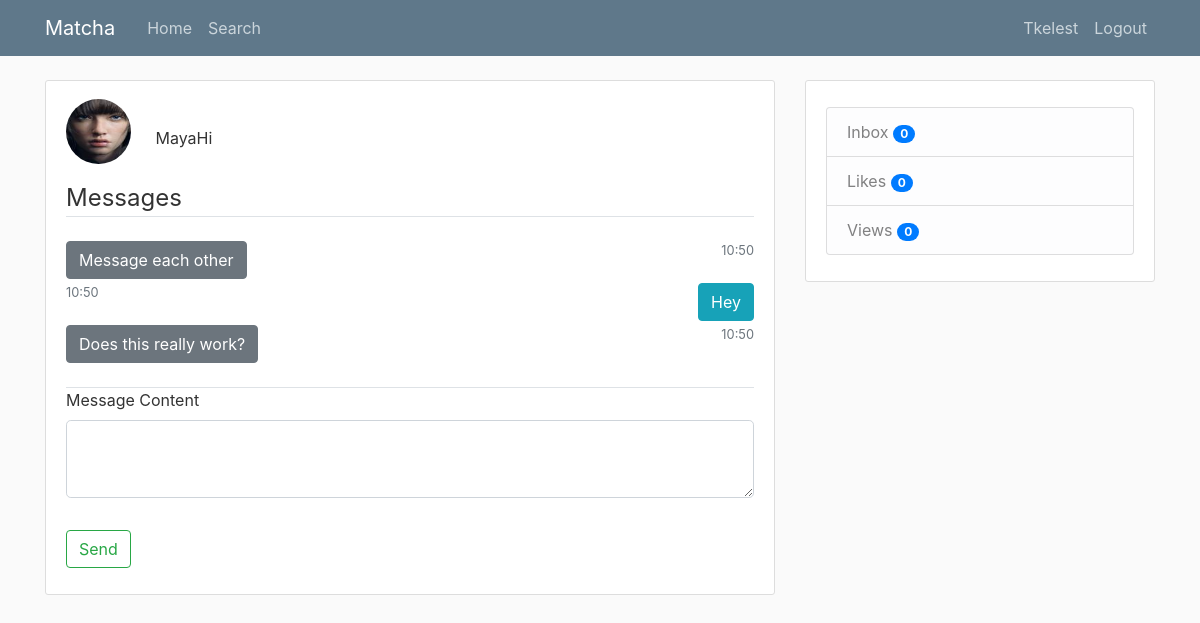
The app's page /messages/2 (signed in), older data.
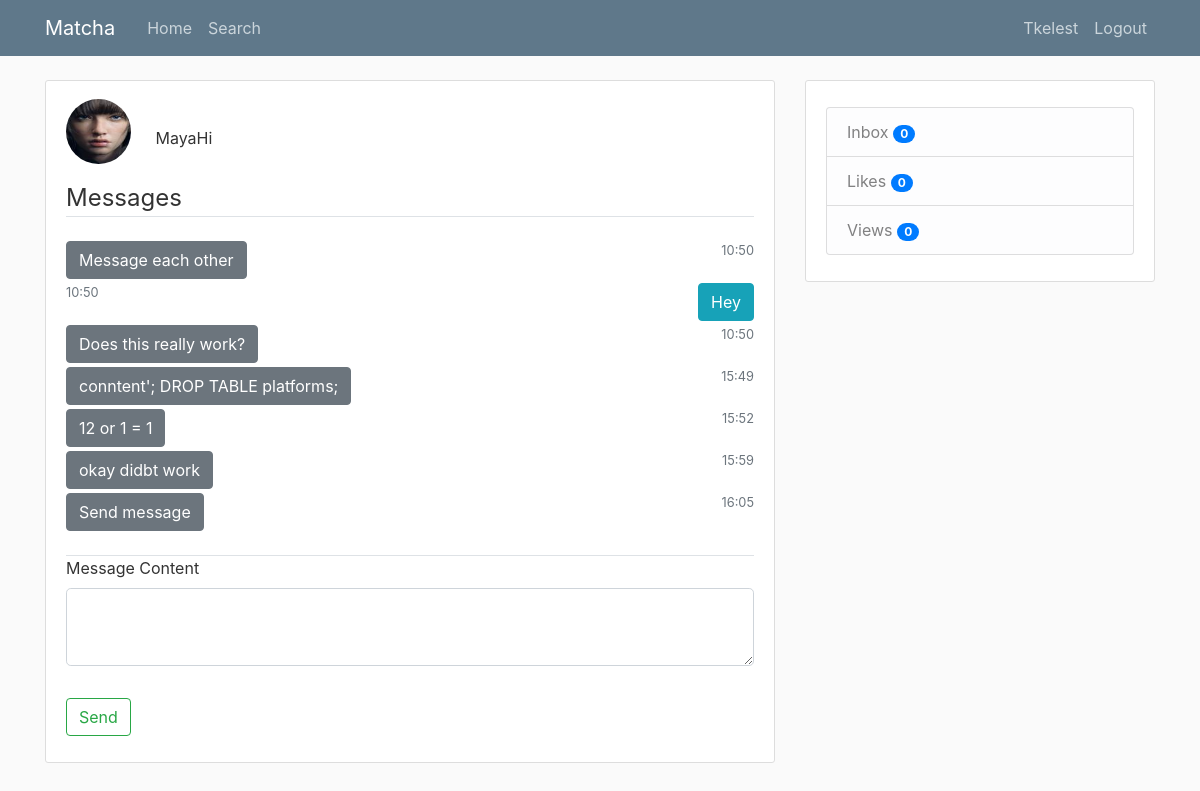
The same page, newer data.
### tables this page shows
CREATE TABLE users (
            user_id INTEGER PRIMARY KEY AUTOINCREMENT,
            firstname TEXT NOT NULL,
            lastname TEXT NOT NULL,
            age INTEGER NOT NULL,
            birthdate TEXT NOT NULL,
            username TEXT NOT NULL,
            email TEXT NOT NULL,
            password TEXT NOT NULL,
            gender TEXT NOT NULL,
            sexual_pref TEXT NULL,
            biography TEXT NULL,
            famerating INTEGER DEFAULT 100,
            image_file_p TEXT DEFAULT "default.jpg",
            image_file_1 TEXT NULL,
            image_file_2 TEXT NULL,
            image_file_3 TEXT NULL,
            image_file_4 TEXT NULL,
            image_file_5 TEXT NULL,
            geo_track TEXT DEFAULT "1",
            location_city TEXT NULL,
            location_region TEXT NULL,
            lat_data INTEGER NULL,
            long_data INTEGER NULL,
            last_seen TEXT NULL,
            authenticated INTEGER DEFAULT 0
            );

CREATE TABLE messages (
            id INTEGER PRIMARY KEY AUTOINCREMENT,
            recipient INTEGER NULL,
            content TEXT NULL,
            date TEXT NULL,
            time TEXT NULL,
            user_id INTEGER NOT NULL,
            FOREIGN KEY (user_id)
                REFERENCES users (user_id) 
            );

### matcha/routes.py (the view, shortened to what this page needs)
@app.route('/messages/<user_id>', methods=['GET', 'POST'])
@login_required
def messages(user_id):
    form = MessagesForm()
    conn = sql.connect('matcha\\users.db')
    cur = conn.cursor()
    if not check_match(conn, cur, user_id, current_user.user_id):
        flash('Unable to access', 'danger')
        return redirect(url_for('home'))
    cur.execute("SELECT * FROM messages WHERE user_id=:currentuser AND recipient=:recipient", {'currentuser': current_user.user_id, 'recipient': user_id})
    messages1 = cur.fetchall()
    cur.execute("SELECT * FROM messages WHERE messages.user_id=:seconduser AND messages.recipient=:currentuser", {'seconduser': user_id, 'currentuser': current_user.user_id})
    messages2 = cur.fetchall()
    print ('messages from clicked user', len(messages2))
    update_message_notification(conn, cur, len(messages2), user_id, current_user.user_id)
    cur.execute("SELECT image_file_p, username, user_id FROM users WHERE user_id=:seconduser", {'seconduser': user_id})
    seconduser_data = cur.fetchone()
    conn.close()
    messages1 = messages1 if messages1 else [(None, None, '. . .', None, '', None)]
    messages2 = messages2 if messages2 else [(None, current_user.user_id, '. . .', None, '', None)]
    messages3 = []
    messages3 = messages1 + messages2
    def getKey(item):
        return item[4]
    messages3 = sorted(messages3, key=getKey)
    return render_template('messages.html', title='Messages', form=form, messages1=messages1, messages2=messages2, seconduser_data=seconduser_data, messages3=messages3)

### matcha/forms.py
class MessagesForm(FlaskForm):
    message_content = TextAreaField('Message Content',
                                    validators=[DataRequired()])
    submit          = SubmitField('Send')

### matcha/dbfunctions.py (called while the page is built)
def check_match(conn, cur, user_id, current_user_id):
    with conn:
        cur.execute("""SELECT * FROM likes WHERE liked_user=:liked_user
                    AND user_id=:user_id""", {'liked_user': current_user_id, 'user_id': user_id})
        liked = cur.fetchone()
        cur.execute("""SELECT * FROM likes WHERE liked_user=:liked_user
                    AND user_id=:user_id""", {'liked_user': user_id, 'user_id': current_user_id})
        likee = cur.fetchone()
    if not liked:
        return (False)
    if not likee:
        return (False)
    if liked[1] == likee[2]:
        return (True)
    else:
        return(False)

def update_message_notification(conn, cur, updated_message, user_id, current_user_id):
    with conn:
        cur.execute("""UPDATE message_notifications SET new_messages=:new_messages
                    WHERE last_seen_user_id=:last_seen_user_id AND user_id=:user_id
                    """, {'new_messages': updated_message, 'last_seen_user_id': user_id, 'user_id': current_user_id})

### matcha/models.py (called while the page is built)
@login_manager.user_loader
def load_user(id):
    conn = sql.connect('matcha\\users.db')
    cur = conn.cursor()
    cur.execute("SELECT * from users where email = (?)", [id])
    userrow = cur.fetchone()
    user = User(userrow[0], userrow[1], userrow[2], userrow[3], userrow[4],
            userrow[5], userrow[6], userrow[7], userrow[8], userrow[9],
            userrow[10], userrow[11], userrow[12], userrow[13], userrow[14],
            userrow[15], userrow[16], userrow[17], userrow[18], userrow[19],
            userrow[20], userrow[21], userrow[22], userrow[23], userrow[24])
    return (user)

### matcha/templates/messages.html (shortened to what this page needs)
{% extends "layout.html" %}
{% block content %}
<div class="content-section">
    <form method="POST" action="">
        <div class="mt-2">
            <img class="rounded-circle account-img-fillers" src="/static/profile_pics/{{ seconduser_data[0] }}">
            {{ seconduser_data[1] }}
        </div>
        <fieldset class="form-group">
            <legend class="border-bottom mb-4">Messages</legend>
            <div class="mb-4">
                {% for message in messages3 %}
                    {% if message[1] != current_user.user_id %}
                    <div class="mb-1 text-left">
                        <button type="button" class="btn btn-secondary">{{ (message[2]) }}</button>
                        <small class="text-muted pull-right">{{ message[4][:-3] }}</small><br>
                    </div>
                    {% else %}
                    <div class="mb-1 text-right">
                        <small class="text-muted pull-left">{{ message[4][:-3] }}</small>
                        <button type="button" class="btn btn-info">{{ message[2] }}</button><br>
                    </div>
                    {% endif %}
                {% endfor %}
            </div>
            <div class="form-group border-top">
                {{ form.message_content.label(class="form-control-label") }}
                {% if form.message_content.errors %}
                {{ form.message_content(class="form-control form-control-lg is-invalid") }}
                <div class="invalid-feedback">
                    {% for error in form.message_content.errors %}
                        <span>{{ error }}</span>
                    {% endfor %}
                </div>
            {% else %}
                {{ form.message_content(class="form-control form-control-lg") }}
            {% endif %}
            </div>
        </fieldset>
        <div class="form-group">
            {{ form.submit(class="btn btn-outline-success") }}
        </div>
    </form>
</div>
{% endblock content %}

### matcha/templates/layout.html (shortened to what this page needs)
<!DOCTYPE html>
<html lang="en">
<head>
    <link rel="stylesheet" href="https://stackpath.bootstrapcdn.com/bootstrap/4.3.1/css/bootstrap.min.css">
    <link rel="stylesheet" type="text/css" href="{{ url_for('static', filename='main.css') }}">
    <link rel="stylesheet" href="https://cdnjs.cloudflare.com/ajax/libs/font-awesome/4.7.0/css/font-awesome.min.css">
</head>
<body>
    <header class="site-header">
        <nav class="navbar navbar-expand-md navbar-dark bg-steel fixed-top">
            <div class="container">
                <a class="navbar-brand mr-4" href="/">Matcha</a>
                <div class="collapse navbar-collapse" id="navbarToggle">
                    <div class="navbar-nav mr-auto">
                        {% if current_user.is_authenticated %}
                        <a class="nav-item nav-link" href="{{ url_for('home') }}">Home</a>
                        <a class="nav-item nav-link" href="{{ url_for('search') }}">Search</a>
                        {% else %}
                        <a class="nav-item nav-link" href="{{ url_for('home') }}">Home</a>
                        <a class="nav-item nav-link" href="{{ url_for('about') }}">About</a>
                        {% endif %}
                    </div>
                    <div class="navbar-nav">
                        {% if current_user.is_authenticated %}
                            <a class="nav-item nav-link" href="{{ url_for('account') }}">{{ current_user.username }}</a>
                            <a class="nav-item nav-link align-middle" href="{{ url_for('logout') }}">Logout</a>
                        {% else %}
                            <a class="nav-item nav-link" href="{{ url_for('register') }}">Register</a>
                            <a class="nav-item nav-link" href="{{ url_for('login') }}">Login</a>
                        {% endif %}
                    </div>
                </div>
            </div>
        </nav>
    </header>
    <main role="main" class="container">
        <div class="row">
            <div class="col-md-8">
                {% block content %}{% endblock %}
            </div>
            {% if current_user.is_authenticated %}
            <div class="col-md-4">
                <div class="content-section">
                    <ul class="list-group mt-3">
                        <a href="{{ url_for('inbox') }}" class="list-group-item list-group-item-light">Inbox
                            <span id="inbox_count" class="badge badge-pill badge-primary"></span>
                        </a>
                        <a href="{{ url_for('likes') }}" class="list-group-item list-group-item-light">Likes
                            {% set new_messages = current_user.age %}
                            <span id="likes_count" class="badge badge-pill badge-primary"></span>
                        </a>
                        <a href="{{ url_for('views') }}" class="list-group-item list-group-item-light">Views
                            <span id="views_count" class="badge badge-pill badge-primary"></span>
                        </a>
                    </ul>
                </div>
            </div>
            {% endif %}
        </div>
    </main>
</body>
</html>

### matcha/static/main.css (style rules this page uses)
body { background: #fafafa; color: #333333; margin-top: 5rem; }
.bg-steel { background-color: #5f788a; }
.site-header .navbar-nav .nav-link { color: #cbd5db; }
.content-section { background: #ffffff; padding: 10px 20px; border: 1px solid #dddddd; border-radius: 3px; margin-bottom: 20px; }
.account-img-fillers { height: 65px; width: 65px; margin-right: 20px; margin-bottom: 16px; }

Row changes from the older to the newer data that the page shows:
added messages: content "conntent'; DROP TABLE platforms;", time "15:49"
added messages: content "12 or 1 = 1", time "15:52"
added messages: content "okay didbt work", time "15:59"
added messages: content "Send message", time "16:05"
